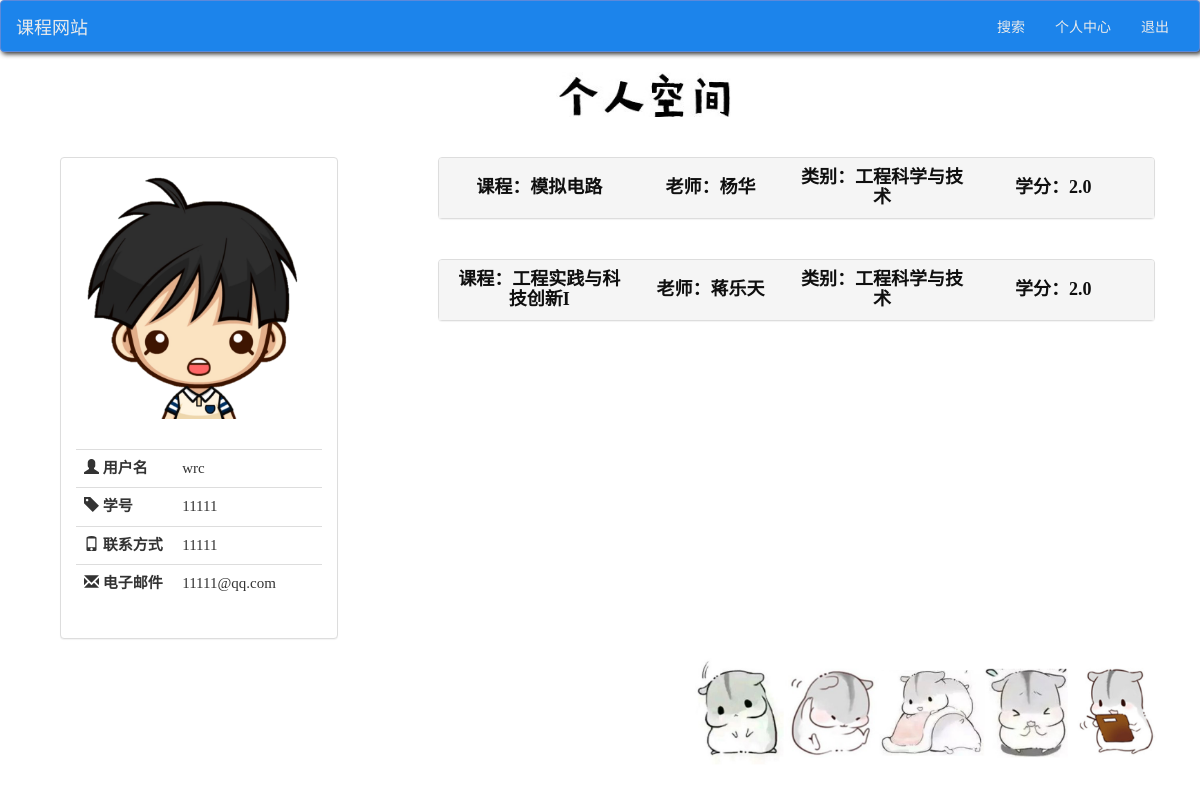
Screenshot of /my_account/ (signed in) with the database file from the repository.
### log_sign/models.py (models this page shows)
class normal_user(models.Model):
    user = models.OneToOneField(User, on_delete=models.CASCADE)
    student_number = models.CharField(blank=True, max_length=50)
    phone = models.CharField(blank=True, max_length=50)
    class Meta:
        verbose_name_plural = 'normal_user'

### course_search_judgement/models.py (models this page shows)
class judgement_system(models.Model):
    name = models.ForeignKey(normal_user, on_delete=models.CASCADE)
    course = models.ForeignKey(course, on_delete=models.CASCADE)
    create_date = models.DateTimeField(default=datetime.datetime.now())
    recommend_mark = models.DecimalField(max_digits=2, decimal_places=0)  # 推荐程度
    hard_core_mark = models.DecimalField(max_digits=2, decimal_places=0)  # 硬核程度
    mark_of_interest = models.DecimalField(max_digits=2, decimal_places=0)  # 无聊程度
    time_for_homework = models.CharField(max_length=100, null=False)  # 平时作业及用时
    the_constitution_of_grade = models.CharField(max_length=50, null=False)  # 综合分数组成
    comment_of_the_course = models.CharField(max_length=300, null=False)  # 课程体验及评价
    comment_of_the_teacher = models.CharField(max_length=300, null=False)  # 教师评价
    number_of_thumb_up = models.DecimalField(max_digits=3, decimal_places=0, default=0)  # 点赞的数目

class course(models.Model):
    name = models.CharField(max_length=20, null=False)
    teacher = models.CharField(max_length=10, null=False)
    credit = models.DecimalField(max_digits=10, decimal_places=1)
    type = models.CharField(max_length=20)

### my_account/views.py (the view)
# urls.py: path('', views.my_account, name='my_account'),
def my_account(request):
    user = request.user
    user_ = normal_user.objects.filter(user=user)
    user_id = user_[0].id
    judges = judgement_system.objects.filter(name_id=user_id)
    normal_user_ = normal_user.objects.filter(id=user_id)
    judges.student_number = normal_user_[0].student_number
    judges.phone = normal_user_[0].phone
    auth_ = User.objects.filter(id=normal_user_[0].user_id)
    judges.email = auth_[0].email
    judges.username = auth_[0].username
    for judge in judges:
        my_course = course.objects.filter(id=judge.course_id)
        judge.course_name = my_course[0].name
        judge.course_teacher = my_course[0].teacher
        judge.course_type = my_course[0].type
        judge.course_credit = my_course[0].credit
    for judge in judges:
        thumb_ = thumb_up.objects.filter(user_id_id=user_id, judgement_id_id=judge.id)
        if thumb_:
            judge.tb = 1
        else:
            judge.tb = 0
    return render(request, 'my_account.html', {'my_account': judges})

### templates/my_account.html (shortened to what this page needs)
{% extends 'log_sign/base.html' %}
{% load static %}
{% block css %}
    <link href="//cdn.bootcss.com/bootstrap/3.3.6/css/bootstrap.min.css" rel="stylesheet">
    <link href="{% static 'bootstrap/css/star-rating.css'%}" media="all" rel="stylesheet" type="text/css"/>
    <link href="{% static 'css/my_account.css' %}" rel="stylesheet"/>
{% endblock %}
{% block content %}
    <div class="row" style="margin-left:5vw;margin-top: 20px;margin-bottom: 20px">
        <div class="col-md-4 col-lg-offset-5 ">
            <img src={% static "/img/pendant_1.png" %} alt="个人空间" style="width:15vw;">
        </div>
    </div>
    <div class="row" style="margin-top: 10px">
    <div class="col-md-3" id="user-box">
    <div class="panel panel-default">
        <div class="panel-body">
            <img src={% static "/img/user.png" %} alt="头像">
        </div>
        <div class="panel-body">
            <table class="table table-borderless" style="table-layout: fixed;">
                <tr>
                    <td colspan="2"><span class="glyphicon glyphicon-user"></span> <p style="font-weight:bolder;display: inline">用户名</p></td>
                    <td colspan="3">{{ my_account.username }}</td>
                </tr>
                <tr>
                    <td colspan="2"><span class="glyphicon glyphicon-tag"></span> <p style="font-weight:bolder;display: inline">学号</p></td>
                    <td colspan="3">{{ my_account.student_number }}</td>
                </tr>
                <tr>
                    <td colspan="2"><span class="glyphicon glyphicon-phone"></span> <p style="font-weight:bolder;display: inline">联系方式</p></td>
                    <td colspan="3">{{ my_account.phone }}</td>
                </tr>
                <tr>
                    <td colspan="2"><span class="glyphicon glyphicon-envelope"></span> <p style="font-weight:bolder;display: inline">电子邮件</p></td>
                    <td colspan="3">{{ my_account.email }}</td>
                </tr>
            </table>
        </div>
    </div>
    </div>
    <div class="col-md-7" style="padding: 0;margin-right: 5vw;float: right;display: inline">
    {% for judge in my_account %}
    <div class="col-md-7" id="content-box">
            <div class="panel-group" id="accordion{{judge.id}}">
                <div class="panel panel-default">
                    <div class="panel-heading">
                        <h4 class="panel-title">
                            <a id= "course-info" data-toggle="collapse" data-parent="#accordion{{ judge.id }}"  href="#collapse{{ judge.id }}">
                                <table class="title" style="table-layout: fixed; font-family: 宋体;font-weight: bold;">
                                    <tr>
                                        <td>课程：{{ judge.course_name }}</td>
                                        <td>老师：{{ judge.course_teacher }}</td>
                                        <td>类别：{{ judge.course_type }}</td>
                                        <td>学分：{{ judge.course_credit }}</td>
                                    </tr>
                                </table>
                            </a>
                        </h4>
                    </div>
                </div>
            </div>
        </div>
    {% endfor %}
    <div class="col-md-4 col-md-offset-4" id="pic-box">
        <img src={% static "/img/仓鼠.png" %} alt="装饰图片" style="position: fixed;bottom: 30px;width: 40%;display: inline-block">
    </div>
    </div>
    </div>
{% endblock %}

### static/css/my_account.css (style rules this page uses)
#content-box { margin-top: 20px; margin-right: 0; margin-left: 0; padding: 0; display: inline; z-index: 10; width: 100%; }
#user-box { margin-top: 20px; display: inline; float:left; margin-left: 5vw; }
img { width: 100%; }
#course-info { font-size: 20px; font-family: "微软雅黑 Light"; font-weight: bold; text-decoration: none; }
#course-info:link { color: #0f0f0f; }
.title { width: 100%; text-align: center; font-size: 18px; }
.table { font-size: 15px; font-family: 宋体; }
body { position: relative; }

### rows the page displays
normal_user: student_number "11111", phone "11111"
judgement_system: course_name "模拟电路", course_teacher "杨华", course_type "工程科学与技术", course_credit "2.0"
judgement_system: course_name "工程实践与科技创新I", course_teacher "蒋乐天", course_type "工程科学与技术", course_credit "2.0"

### other values shown
{{ my_account.username }} "wrc"
{{ my_account.email }} "11111@qq.com"
